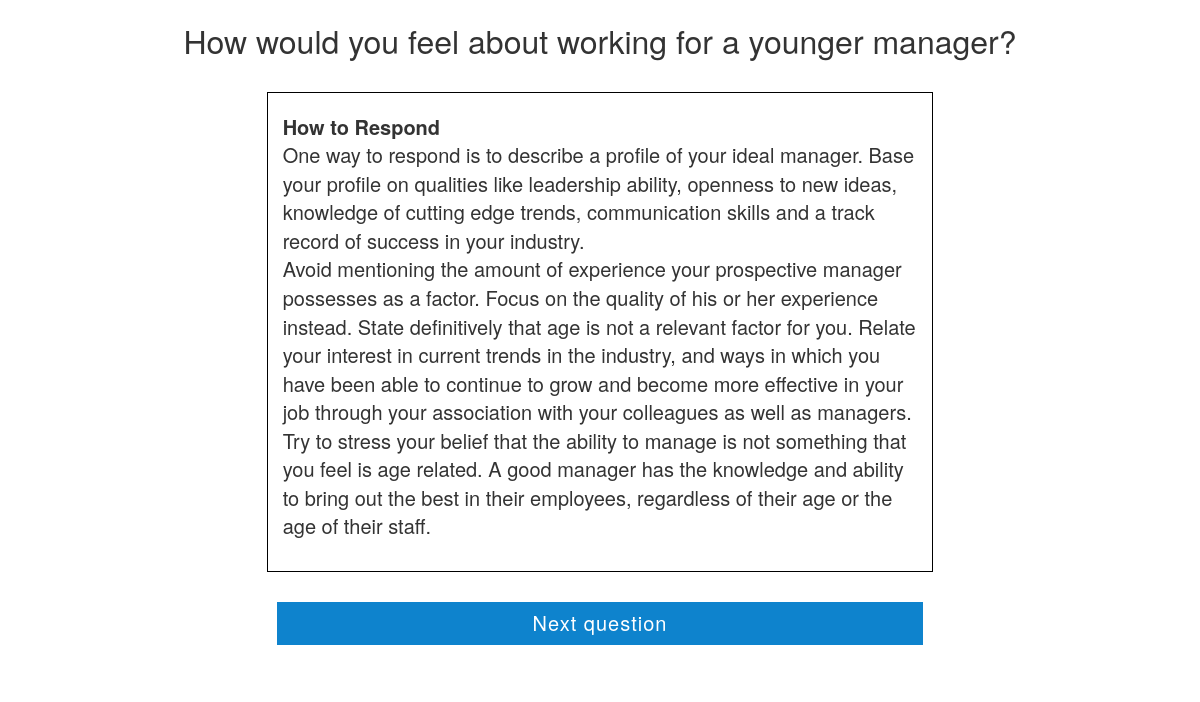
Page /tipQuestions.php on the committed database.
### tables this page shows
CREATE TABLE IF NOT EXISTS `tips` (
  `id` int(11) NOT NULL AUTO_INCREMENT,
  `question` varchar(512) NOT NULL,
  `tip` text NOT NULL,
  PRIMARY KEY (`id`)
);

### tipQuestions.php (the view, shortened to what this page needs)
<!DOCTYPE html>
<html lang="en">
<head>
  <link href="css/bootstrap.min.css" rel="stylesheet">
  <link href="css/style.css" rel="stylesheet">
</head>
<body>
  <div class="mainContainer col-xs-12 col-sm-10 col-sm-offset-1 clearfix">
    <?php
    include 'connection.php';
    if (mysqli_ping($db))
    {
      $sqlQ = "SELECT * FROM tips ORDER BY `id`";
      $result = mysqli_query($db, $sqlQ);
      while($row = mysqli_fetch_array($result))
      {
        echo '<h1 class="col-xs-12 noselect questions" id=question'.$row['id'].' hidden>'.$row['question']
        .'</h1>';
        echo '<div class="row">
        <div style="display:none;" class="col-sm-offset-1 col-sm-10 col-md-offset-2 col-md-8 answers" id=tip'.$row['id'].'><p>'.$row['tip'].'</p></div>
        </div>';
      }
    }
    else
    {
      echo "Error: ". mysqli_error($db);
    }
    ?>
    <button class="clearfix next blueButton row col-sm-offset-1 col-sm-10 col-md-offset-2 col-md-8" id="next">Next question</button>
  </div>
</body>
</html>

### css/style.css (style rules this page uses)
html { font-size: 16px; position: relative; }
h1 { font-size: 2rem; }
a[href], input[type='submit'], input[type='image'], label[for], select, button, .pointer { cursor: pointer; }
.noselect { -webkit-touch-callout: none; -webkit-user-select: none; -khtml-user-select: none; -moz-user-select: none; -ms-user-select: none; user-select: none; }
.mainContainer { position: relative; }
.mainContainer { min-height: 83%; font-size: 1.25rem; min-height: 100%; margin-bottom: -100px; }
.mainContainer:after { content: ""; display: block; }
.mainContainer h1 { text-align: center; }
.answers { margin-top: 20px; border: 1px solid black; padding: 0px; }
.answers p { padding: 20px 15px 20px 15px; min-height: 150px; }
.next { margin-top: 30px; margin-bottom: 30px; }
.blueButton { border: 2px solid transparent; padding: 5px; background: none; color: white; background-color: rgba(14,131,205,0.3); letter-spacing: 1px; outline: none; transition: all 0.3s; -webkit-transition: all 0.3s; }
.questions { float: initial; }
.finalContainer h2,p :not(.tipIndicator) { width: 100%; text-align: center; }
.clearfix:before, .clearfix:after { content: " "; display: table; }
.clearfix:after { clear: both; }
.clearfix { *zoom: 1; }
@media (min-width: 992px) { .mainContainer { min-height: 90%; } }

### rows in the picture
tips: question "How would you feel about working for a younger manager?", tip "How to Respond One way to respond is to describe a profile of your ideal manager. Base your profile on qualities like leadership ability, openness to new ideas, knowledge of cutting edge trends, communication skills and a track record of success in your industry. Avoid mentioning the amount of experience your prospective manager possesses as a factor. Focus on the quality of his or her experience instead. State definitively that age is not a relevant factor for you. Relate your interest in current trends in the industry, and ways in which you have been able to continue to grow and become more effective in your job through your association with your colleagues as well as managers. Try to…"
